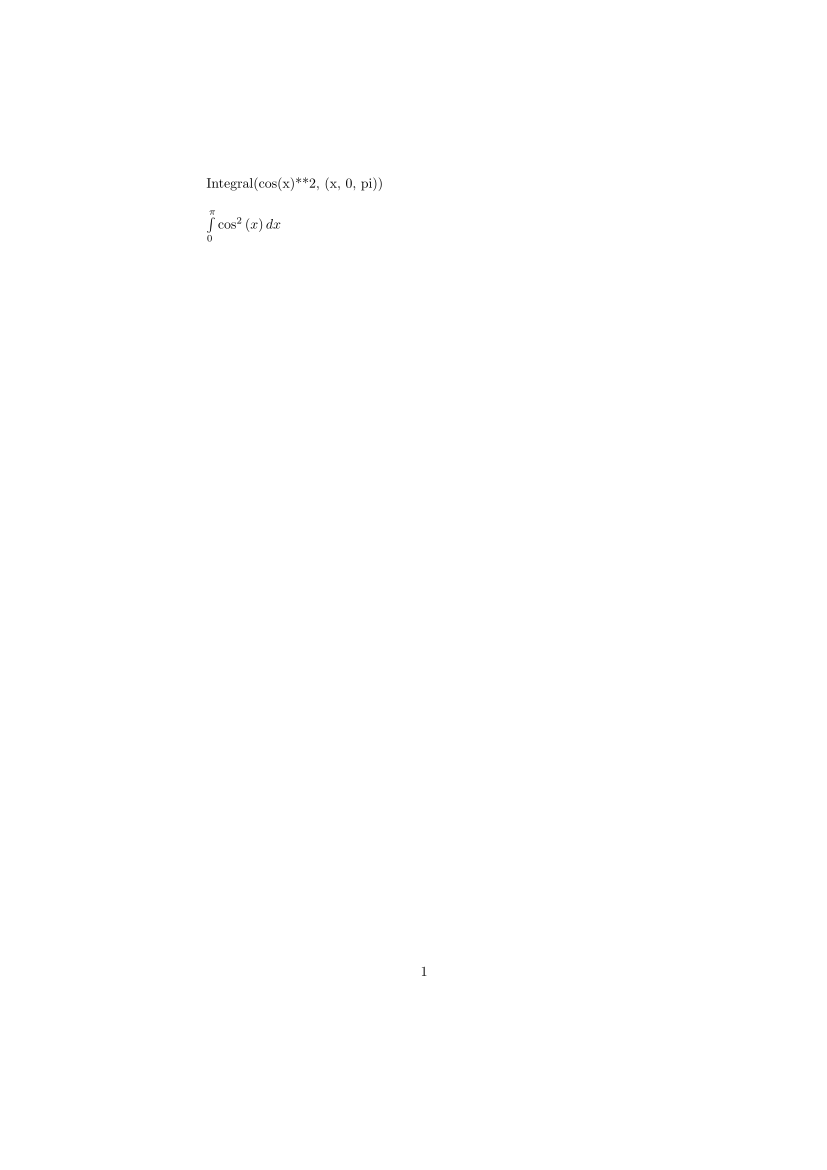

This figure's Python source:
from sympy import *
import matplotlib.pyplot as plt
from subprocess import run

def spprint(o):
    pprint(o)
    print(' ')
    
"""
Code to write a latex file and generate a pdf

startl - creates .tex file with header

addlm - converts one sympy object to latex and writes to file
        between $$ $$
          
addlt - adds plain text line for a comment
               
endl - writes rest of .tex file and converts to .pdf and opens

onel - calls startl, addlm, endl for one sympy object

global variable myprint.tex_file

"""

tex_file = ""

def write_tex_file(text_string):
   """
   Writes one line to tex_file and 
   closes file
   """
   file_handle = open(tex_file, 'a')
   file_handle.write(text_string+"\n")
   file_handle.close()   

def startl():
   """
   Writes header information
   to file_name_no_type.tex
   Clear existing file
   """
   
   file_handle = open(tex_file, 'w')
   file_handle.close()   
      
   write_tex_file("\\documentclass{article}")
   write_tex_file("\\usepackage{amsfonts}")
   write_tex_file("\\begin{document}")
   
def addlt(text_string):
    """
    Writes some text
    skipping a big line.
    """  
    
    write_tex_file(text_string)
    write_tex_file(" ")
    write_tex_file("\\bigskip")
    
def addlm(sympy_object):
    """
    Converts sympy object to latex
    and writes to tex file
    """
    
    addlt("$"+latex(sympy_object)+"$")

    
def endl():
    """
    Finishes writing to tex file and 
    converts to pdf
    """
    
    write_tex_file("\\end{document}")
        
    run(["pdflatex", tex_file])

def onel(sympy_object):
    """
    Writes one sympy object
    converts to latex then
    pdf
    """
    startl()
    addlt(str(sympy_object))
    addlm(sympy_object)
    endl()

if __name__ == "__main__":

    init_printing(use_unicode=False)

    x = symbols('x')

    spprint(Integral(cos(x)**2, (x, 0, pi)))
    
    tex_file = "myprint.tex"

    onel(Integral(cos(x)**2, (x, 0, pi)))
    
